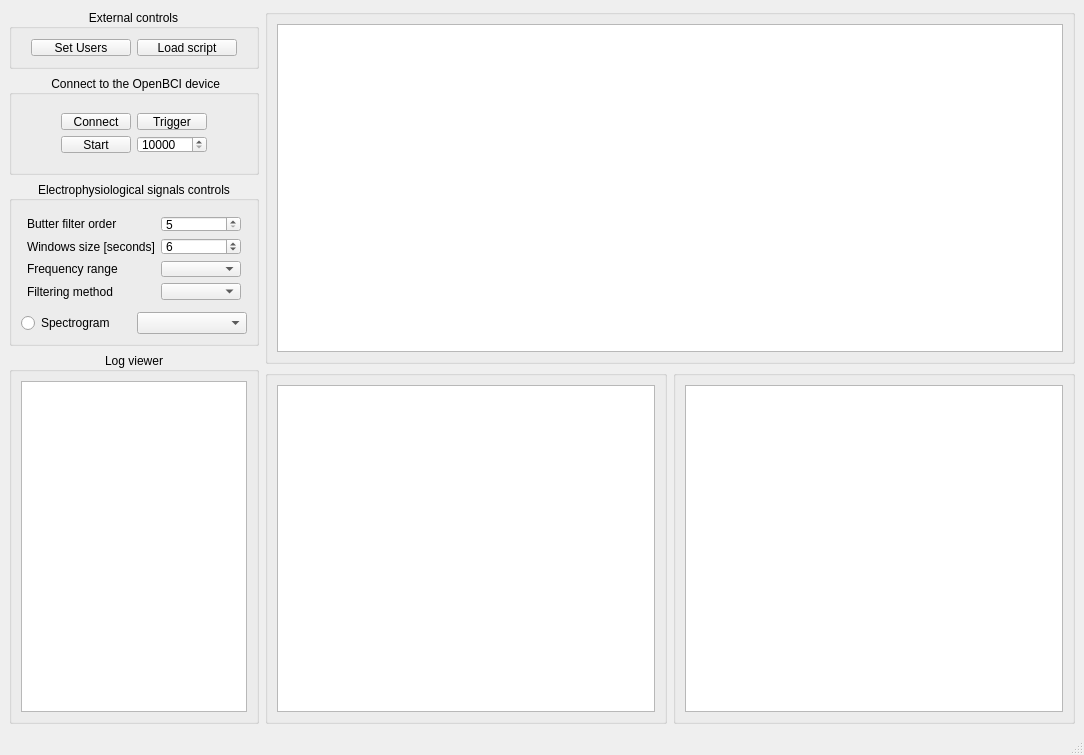
<?xml version="1.0" encoding="UTF-8"?>
<ui version="4.0">
 <class>MainWindow</class>
 <widget class="QMainWindow" name="MainWindow">
  <property name="geometry">
   <rect>
    <x>0</x>
    <y>0</y>
    <width>1084</width>
    <height>755</height>
   </rect>
  </property>
  <property name="sizePolicy">
   <sizepolicy hsizetype="Fixed" vsizetype="Fixed">
    <horstretch>0</horstretch>
    <verstretch>0</verstretch>
   </sizepolicy>
  </property>
  <property name="windowTitle">
   <string>MainWindow</string>
  </property>
  <widget class="QWidget" name="centralwidget">
   <property name="sizePolicy">
    <sizepolicy hsizetype="Maximum" vsizetype="Maximum">
     <horstretch>0</horstretch>
     <verstretch>0</verstretch>
    </sizepolicy>
   </property>
   <layout class="QVBoxLayout" name="verticalLayout_6">
    <item>
     <layout class="QHBoxLayout" name="horizontalLayout_3">
      <property name="sizeConstraint">
       <enum>QLayout::SetMinAndMaxSize</enum>
      </property>
      <item>
       <layout class="QVBoxLayout" name="verticalLayout_5">
        <property name="spacing">
         <number>6</number>
        </property>
        <property name="sizeConstraint">
         <enum>QLayout::SetDefaultConstraint</enum>
        </property>
        <item>
         <widget class="QGroupBox" name="external_groupBox">
          <property name="minimumSize">
           <size>
            <width>250</width>
            <height>60</height>
           </size>
          </property>
          <property name="maximumSize">
           <size>
            <width>250</width>
            <height>60</height>
           </size>
          </property>
          <property name="title">
           <string>External controls</string>
          </property>
          <property name="alignment">
           <set>Qt::AlignCenter</set>
          </property>
          <layout class="QVBoxLayout" name="verticalLayout">
           <item>
            <layout class="QHBoxLayout" name="external_horizontalLayout">
             <item>
              <spacer name="horizontalSpacer_4">
               <property name="orientation">
                <enum>Qt::Horizontal</enum>
               </property>
               <property name="sizeHint" stdset="0">
                <size>
                 <width>40</width>
                 <height>20</height>
                </size>
               </property>
              </spacer>
             </item>
             <item>
              <widget class="QPushButton" name="btn_user">
               <property name="sizePolicy">
                <sizepolicy hsizetype="Fixed" vsizetype="Fixed">
                 <horstretch>0</horstretch>
                 <verstretch>0</verstretch>
                </sizepolicy>
               </property>
               <property name="minimumSize">
                <size>
                 <width>100</width>
                 <height>17</height>
                </size>
               </property>
               <property name="maximumSize">
                <size>
                 <width>100</width>
                 <height>17</height>
                </size>
               </property>
               <property name="text">
                <string>Set Users</string>
               </property>
              </widget>
             </item>
             <item>
              <widget class="QPushButton" name="btn_loadScript">
               <property name="sizePolicy">
                <sizepolicy hsizetype="Fixed" vsizetype="Fixed">
                 <horstretch>0</horstretch>
                 <verstretch>0</verstretch>
                </sizepolicy>
               </property>
               <property name="minimumSize">
                <size>
                 <width>100</width>
                 <height>17</height>
                </size>
               </property>
               <property name="maximumSize">
                <size>
                 <width>100</width>
                 <height>17</height>
                </size>
               </property>
               <property name="text">
                <string>Load script</string>
               </property>
              </widget>
             </item>
             <item>
              <spacer name="horizontalSpacer_3">
               <property name="orientation">
                <enum>Qt::Horizontal</enum>
               </property>
               <property name="sizeHint" stdset="0">
                <size>
                 <width>40</width>
                 <height>20</height>
                </size>
               </property>
              </spacer>
             </item>
            </layout>
           </item>
          </layout>
         </widget>
        </item>
        <item>
         <widget class="QGroupBox" name="connect_groupBox">
          <property name="minimumSize">
           <size>
            <width>250</width>
            <height>100</height>
           </size>
          </property>
          <property name="maximumSize">
           <size>
            <width>250</width>
            <height>100</height>
           </size>
          </property>
          <property name="title">
           <string> Connect to the OpenBCI device</string>
          </property>
          <property name="alignment">
           <set>Qt::AlignCenter</set>
          </property>
          <layout class="QVBoxLayout" name="verticalLayout_4">
           <item>
            <layout class="QHBoxLayout" name="horizontalLayout">
             <item>
              <layout class="QGridLayout" name="gridLayout_8">
               <item row="0" column="1">
                <widget class="QPushButton" name="btn_trigger">
                 <property name="minimumSize">
                  <size>
                   <width>70</width>
                   <height>17</height>
                  </size>
                 </property>
                 <property name="maximumSize">
                  <size>
                   <width>70</width>
                   <height>17</height>
                  </size>
                 </property>
                 <property name="text">
                  <string>Trigger</string>
                 </property>
                </widget>
               </item>
               <item row="0" column="0">
                <widget class="QPushButton" name="btn_connect">
                 <property name="enabled">
                  <bool>true</bool>
                 </property>
                 <property name="minimumSize">
                  <size>
                   <width>70</width>
                   <height>17</height>
                  </size>
                 </property>
                 <property name="maximumSize">
                  <size>
                   <width>70</width>
                   <height>17</height>
                  </size>
                 </property>
                 <property name="layoutDirection">
                  <enum>Qt::LeftToRight</enum>
                 </property>
                 <property name="text">
                  <string>Connect</string>
                 </property>
                </widget>
               </item>
               <item row="1" column="1">
                <widget class="QSpinBox" name="spinBox">
                 <property name="maximumSize">
                  <size>
                   <width>70</width>
                   <height>17</height>
                  </size>
                 </property>
                 <property name="minimum">
                  <number>10000</number>
                 </property>
                 <property name="maximum">
                  <number>10099</number>
                 </property>
                </widget>
               </item>
               <item row="1" column="0">
                <widget class="QPushButton" name="btn_start">
                 <property name="enabled">
                  <bool>true</bool>
                 </property>
                 <property name="minimumSize">
                  <size>
                   <width>70</width>
                   <height>17</height>
                  </size>
                 </property>
                 <property name="maximumSize">
                  <size>
                   <width>70</width>
                   <height>17</height>
                  </size>
                 </property>
                 <property name="text">
                  <string>Start</string>
                 </property>
                </widget>
               </item>
              </layout>
             </item>
            </layout>
           </item>
          </layout>
         </widget>
        </item>
        <item>
         <widget class="QGroupBox" name="controls_groupBox">
          <property name="minimumSize">
           <size>
            <width>250</width>
            <height>165</height>
           </size>
          </property>
          <property name="maximumSize">
           <size>
            <width>250</width>
            <height>165</height>
           </size>
          </property>
          <property name="title">
           <string>Electrophysiological signals controls</string>
          </property>
          <property name="alignment">
           <set>Qt::AlignCenter</set>
          </property>
          <layout class="QVBoxLayout" name="verticalLayout_3">
           <item>
            <layout class="QFormLayout" name="windowsSize_formLayout">
             <property name="horizontalSpacing">
              <number>6</number>
             </property>
             <property name="verticalSpacing">
              <number>6</number>
             </property>
             <property name="leftMargin">
              <number>6</number>
             </property>
             <property name="topMargin">
              <number>6</number>
             </property>
             <property name="rightMargin">
              <number>6</number>
             </property>
             <property name="bottomMargin">
              <number>6</number>
             </property>
             <item row="0" column="0">
              <widget class="QLabel" name="butterOrder_label">
               <property name="text">
                <string>Butter filter order</string>
               </property>
              </widget>
             </item>
             <item row="0" column="1">
              <widget class="QSpinBox" name="butterOrder_spinBox">
               <property name="minimum">
                <number>5</number>
               </property>
               <property name="maximum">
                <number>300</number>
               </property>
               <property name="value">
                <number>5</number>
               </property>
              </widget>
             </item>
             <item row="1" column="0">
              <widget class="QLabel" name="WindowsSize_label">
               <property name="text">
                <string>Windows size [seconds]</string>
               </property>
              </widget>
             </item>
             <item row="1" column="1">
              <widget class="QSpinBox" name="WindowsSize_spinBox">
               <property name="minimum">
                <number>1</number>
               </property>
               <property name="maximum">
                <number>60</number>
               </property>
               <property name="value">
                <number>6</number>
               </property>
              </widget>
             </item>
             <item row="2" column="1">
              <widget class="QComboBox" name="frequency_comboBox">
               <property name="currentText">
                <string/>
               </property>
              </widget>
             </item>
             <item row="2" column="0">
              <widget class="QLabel" name="frequency_label">
               <property name="text">
                <string>Frequency range</string>
               </property>
              </widget>
             </item>
             <item row="3" column="0">
              <widget class="QLabel" name="filtering_label">
               <property name="text">
                <string>Filtering method</string>
               </property>
              </widget>
             </item>
             <item row="3" column="1">
              <widget class="QComboBox" name="filtering_comboBox"/>
             </item>
            </layout>
           </item>
           <item>
            <layout class="QHBoxLayout" name="controls_horizontalLayout">
             <item>
              <widget class="QRadioButton" name="Spectrogram_radioButton">
               <property name="text">
                <string>Spectrogram</string>
               </property>
              </widget>
             </item>
             <item>
              <widget class="QComboBox" name="Spectrogram_comboBox"/>
             </item>
            </layout>
           </item>
          </layout>
         </widget>
        </item>
        <item>
         <widget class="QGroupBox" name="log_groupBox">
          <property name="minimumSize">
           <size>
            <width>250</width>
            <height>200</height>
           </size>
          </property>
          <property name="maximumSize">
           <size>
            <width>250</width>
            <height>16777215</height>
           </size>
          </property>
          <property name="title">
           <string>Log viewer</string>
          </property>
          <property name="alignment">
           <set>Qt::AlignCenter</set>
          </property>
          <layout class="QVBoxLayout" name="verticalLayout_2">
           <item>
            <widget class="QPlainTextEdit" name="logger">
             <property name="readOnly">
              <bool>true</bool>
             </property>
             <property name="textInteractionFlags">
              <set>Qt::NoTextInteraction</set>
             </property>
            </widget>
           </item>
          </layout>
         </widget>
        </item>
       </layout>
      </item>
      <item>
       <layout class="QVBoxLayout" name="verticalLayout_8">
        <item>
         <widget class="QGroupBox" name="EEG_signals_groupBox">
          <property name="sizePolicy">
           <sizepolicy hsizetype="Preferred" vsizetype="Preferred">
            <horstretch>0</horstretch>
            <verstretch>0</verstretch>
           </sizepolicy>
          </property>
          <property name="title">
           <string/>
          </property>
          <property name="alignment">
           <set>Qt::AlignLeading|Qt::AlignLeft|Qt::AlignVCenter</set>
          </property>
          <layout class="QVBoxLayout" name="verticalLayout_7">
           <item>
            <widget class="PlotWidget" name="EEG_plot"/>
           </item>
          </layout>
         </widget>
        </item>
        <item>
         <layout class="QHBoxLayout" name="horizontalLayout_2">
          <item>
           <widget class="QGroupBox" name="frequency_groupbox">
            <property name="sizePolicy">
             <sizepolicy hsizetype="Preferred" vsizetype="Preferred">
              <horstretch>0</horstretch>
              <verstretch>0</verstretch>
             </sizepolicy>
            </property>
            <property name="title">
             <string/>
            </property>
            <property name="alignment">
             <set>Qt::AlignCenter</set>
            </property>
            <layout class="QVBoxLayout" name="verticalLayout_9">
             <item>
              <widget class="PlotWidget" name="Frequency_plot"/>
             </item>
            </layout>
           </widget>
          </item>
          <item>
           <widget class="QGroupBox" name="spectroplot_groupBox">
            <property name="sizePolicy">
             <sizepolicy hsizetype="Preferred" vsizetype="Preferred">
              <horstretch>0</horstretch>
              <verstretch>0</verstretch>
             </sizepolicy>
            </property>
            <property name="maximumSize">
             <size>
              <width>16777215</width>
              <height>16777215</height>
             </size>
            </property>
            <property name="title">
             <string/>
            </property>
            <property name="alignment">
             <set>Qt::AlignCenter</set>
            </property>
            <layout class="QVBoxLayout" name="verticalLayout_10">
             <item>
              <widget class="PlotWidget" name="Emotions_plot"/>
             </item>
            </layout>
           </widget>
          </item>
         </layout>
        </item>
       </layout>
      </item>
     </layout>
    </item>
   </layout>
  </widget>
  <widget class="QMenuBar" name="menubar">
   <property name="geometry">
    <rect>
     <x>0</x>
     <y>0</y>
     <width>1084</width>
     <height>22</height>
    </rect>
   </property>
  </widget>
  <widget class="QStatusBar" name="statusbar"/>
 </widget>
 <customwidgets>
  <customwidget>
   <class>PlotWidget</class>
   <extends>QGraphicsView</extends>
   <header location="global">pyqtgraph</header>
  </customwidget>
 </customwidgets>
 <resources/>
 <connections/>
</ui>
